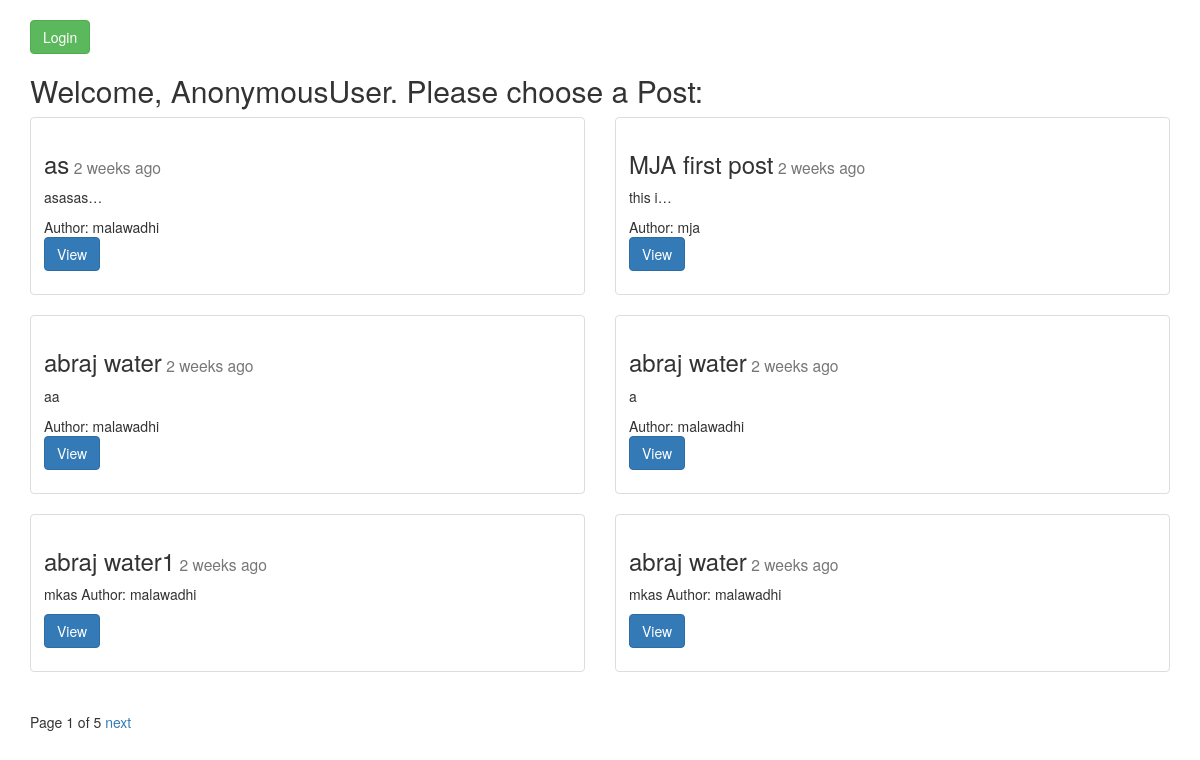
/posts/list/, run on an earlier commit of the app's database.
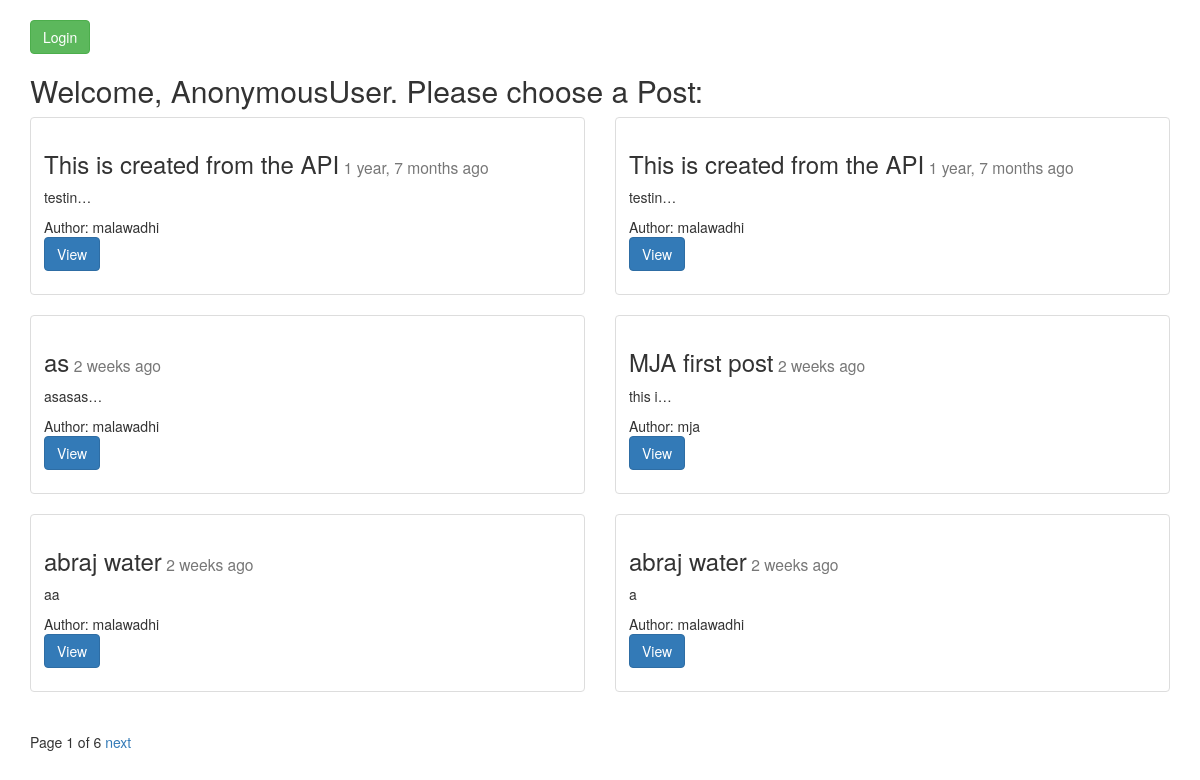
And on a later commit of the database.
### posts/models.py (models this page shows, shortened)
class Post(models.Model):
	author = models.ForeignKey(User, default=1)
	title = models.CharField(max_length=100)
	image = models.ImageField(upload_to="blog_images", null=True, blank=True)
	slug = models.SlugField(unique=True, null=True)
	content = models.TextField()
	draft = models.BooleanField(default=False)
	publish = models.DateField()
	updated = models.DateTimeField(auto_now=True)
	timestamp = models.DateTimeField(auto_now_add=True)
	def get_absolute_url(self):
		return reverse("posts:detail", kwargs={"slug": self.slug})
	class Meta:
		ordering = ['-timestamp', '-updated']

### posts/views.py (the view)
def post_list(request):
	today = timezone.now().date()
	if request.user.is_staff or request.user.is_superuser:
		obj_list =  Post.objects.all()
	else:
		obj_list = Post.objects.filter(draft=False).filter(publish__lte=today)
	paginator = Paginator(obj_list, 6) # Show 4 contacts per page
	page = request.GET.get('page')
	try:
		objects = paginator.page(page)
	except PageNotAnInteger:
		objects = paginator.page(1)
	except EmptyPage:
		objects = paginator.page(paginator.num_pages)
	context = {
		"post_list": objects,
	}
	return render(request, 'post_list.html', context)

### posts/templates/post_list.html (shortened to what this page needs)
{% extends "base.html" %}
{% block content %}
<br>
{% if not request.user.is_authenticated %}
<a href ="{% url 'posts:login'%}" class="btn btn-success">Login</a>
{% endif %}
<br>
<h2>Welcome, {{user}}. Please choose a Post:</h2>
<div class="row">
{% for x in post_list %}
	<div class="col-sm-6">
	  <div class="thumbnail">
			<div class="caption">
				<h3>{{x.title}}<small> {{x.publish|timesince}} ago</small></h3>
				<p>{{x.content|linebreaks|truncatechars:10}}</p>
				Author: {{x.author.username}}
				<p>
					<a href ="{{x.get_absolute_url}}" class="btn btn-primary">View</a>
				</p>
			</div>
		</div>
	</div>
{% endfor %}
</div>
<div class="pagination">
    <span class="step-links">
        <span class="current">
            Page {{ post_list.number }} of {{ post_list.paginator.num_pages }}
        </span>
        {% if post_list.has_next %}
            <a href="?page={{ post_list.next_page_number }}">next</a>
        {% endif %}
    </span>
</div>
{% endblock content %}

### posts/templates/base.html (shortened to what this page needs)
<!DOCTYPE html>
{% load static %}
<html>
<head>
	<link rel="stylesheet" href="{% static 'css/bootstrap.min.css' %}">
	<link rel="stylesheet" href="{% static 'css/base.css' %}">
</head>
<body>
<div class="container">
{% block content %}
{% endblock content %}
</div>
</body>
</html>

What changed in the data, as far as the page shows it:
no longer on this page (row unchanged): Post: title "abraj water1", publish "2 weeks", content "mkas", author.username "malawadhi"
no longer on this page (row unchanged): Post: title "abraj water", publish "2 weeks", content "mkas", author.username "malawadhi"
added Post: title "This is created from the API", publish "1 year, 7 months", content "testin…", author.username "malawadhi"
added Post: title "This is created from the API", publish "1 year, 7 months", content "testin…", author.username "malawadhi"
Also different on the page:
{{ post_list.paginator.num_pages }}: "5" → "6"
